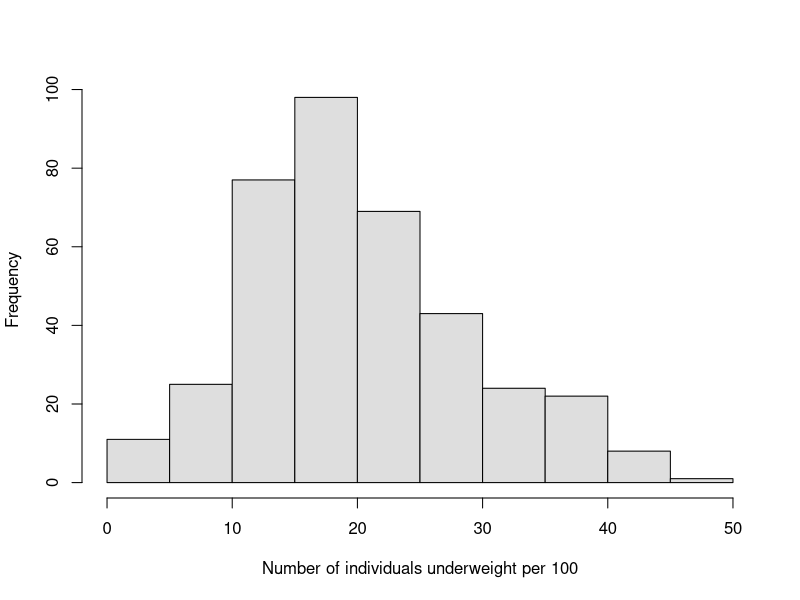
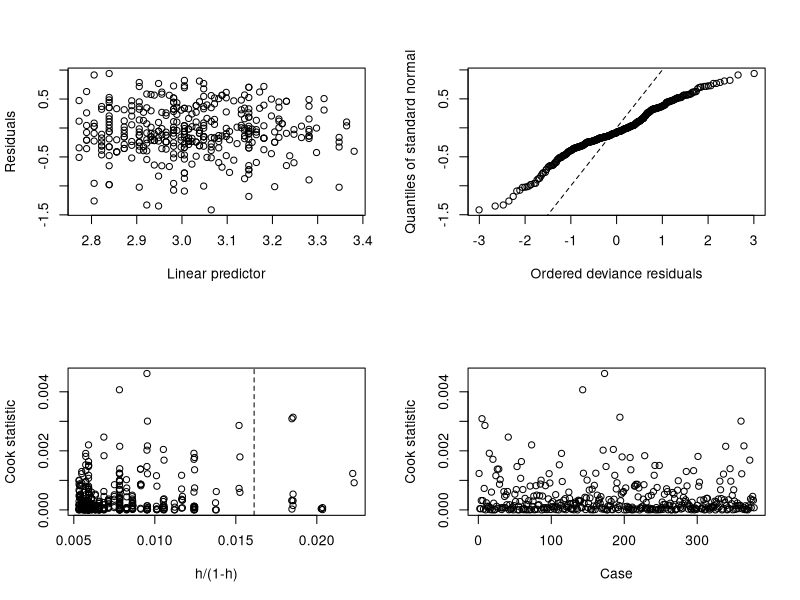
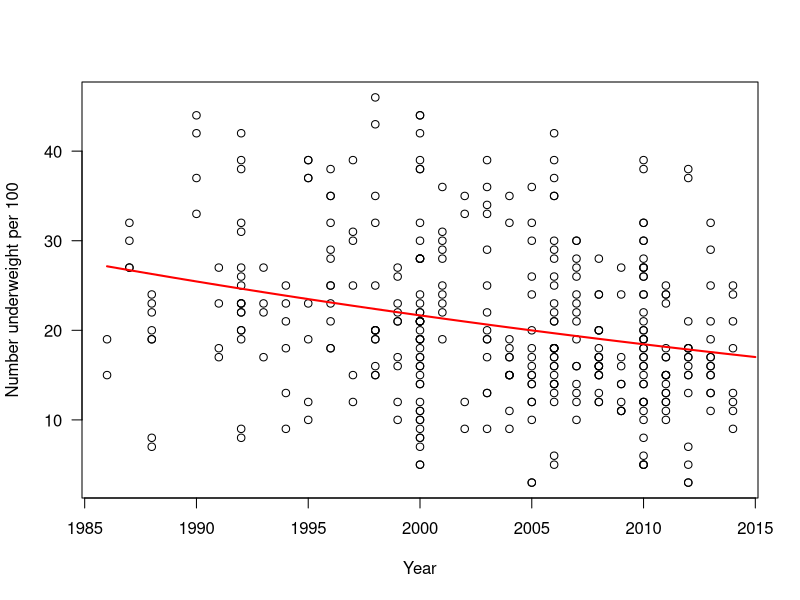
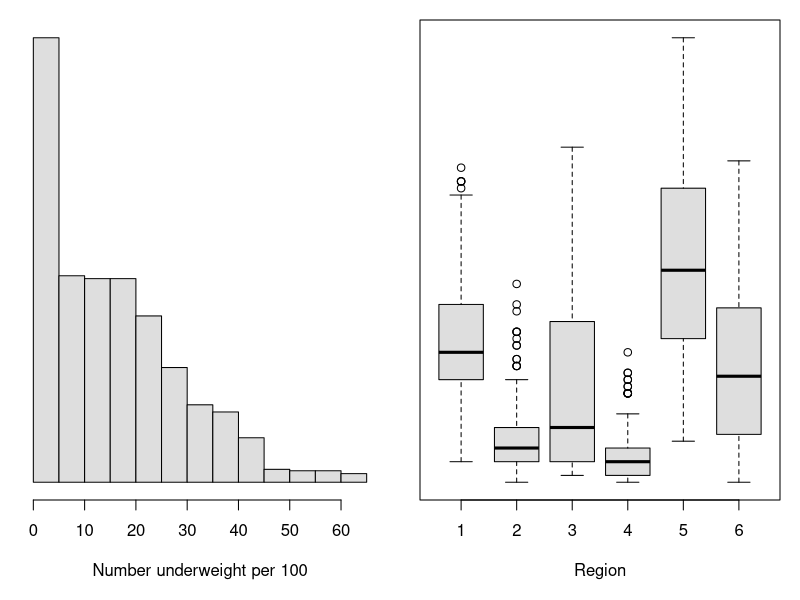

Here is the R script that generated these plots, in order:
## ---- chunk 1

## ---- chunk 2
# Read in the data
  uw = read.csv('../../data/weights.csv')

# Look at the data
  head(uw)
## ---- chunk 3
# Now we need to make the counts into an integer because these are
# counts and counts are
  uw$number = as.integer(uw$number)
## ---- chunk 4
# Make a new dataframe that contains only those records for which
# the region is `Africa`
  africa = uw[uw$region=='Africa',]
## ---- chunk 5
  hist(africa$number, col='gray87', main='', xlab='Number of individuals underweight per 100')
## ---- chunk 6
# Load the MASS library
  library(MASS)

# Fit the model, being sure to specify 
# the appropriate error distribution and 
# link function.
  model = glm(number~year + sex, data=africa, family='negative.binomial'(theta=1))
## ---- chunk 7
# To begin with, look at the regression diagnostics
  library(boot)
  glm.diag.plots(model)
## ---- chunk 8
# Print the summary of the model
  summary(model)
## ---- chunk 9
# Demonstrate use of the inverse link function
  exp(36)
## ---- chunk 10
# Predict mean values of female
  female = 36.269089 -0.016106*mean(africa$year)
  female
  
# Now, we need to use the inverse of the link function to get our prediction.
# Since the link function was 'log', we use:
  exp(female)
## ---- chunk 11
# Make a sequence of years for prediction
  years = seq(1986, 2015, 1)
  
# Make the predictions
  bothSexes_preds = exp( 35.216836 -0.016106*years + 0.141910*.5 )
  
# Plot the results
  plot(africa$year, africa$number, pch=21, bg=c('gray', 'black')[africa$sex],
       yaxt='n', xlab='Year', ylab='Number underweight per 100')
  axis(2, las=2)
  
# Add the predictions
  lines(years, bothSexes_preds, lwd=2, col='red')
## ---- chunk 12
# Look at the first 10 rows of data
  head(uw, 10)
  
# Let's find out how many unique regions we have in the data set
  unique(uw$region)
## ---- chunk 13
# Make a histogram
  par(mfrow=c(1,2), mar=c(5,1,1,1))
  hist(uw$number, yaxt='n', ylab='', col='gray87', main='', 
       xlab='Number underweight per 100')
  
# Make a boxplot
  boxplot(number~region, data=uw, xaxt='n', xlab='Region', yaxt='n',
          col='gray87')
  axis(1, labels = NULL)
  par(mfrow=c(1,1))  
## ---- chunk 14
# Load the Mass package
  library(MASS)
  
# Now fit a model
  nb.mod = glm.nb(formula=number~region, data=uw)
## ---- chunk 15
# Get the summary of the model coefficients
  res = summary(nb.mod)$coefficients
  res
  
# Now, make the predictions
  preds = c()
  for(i in 1:nrow(res)){
    if(i==1){
      preds[i] = exp(res[1, 1])
    } else {
      preds[i] = exp(res[1, 1] + res[i, 1])
    }
  }

# Give the vector names to facilitate comparison  
  names(preds) = row.names(res)
  names(preds) = gsub(names(preds), pattern = 'region', replacement = '')  
  names(preds)[1] = 'Africa'
  
# Print the results
  preds
## ---- chunk 16
# Fit the models
  nb.add = glm.nb(formula=number~region + year, data=uw)
  nb.int = glm.nb(formula=number~region * year, data=uw)
  
# Look at the results
  AIC(nb.add, nb.int)
  
# No evidence for a significant interaction at alpha of 0.05
  library(car)
  Anova(nb.int, Type='III')
